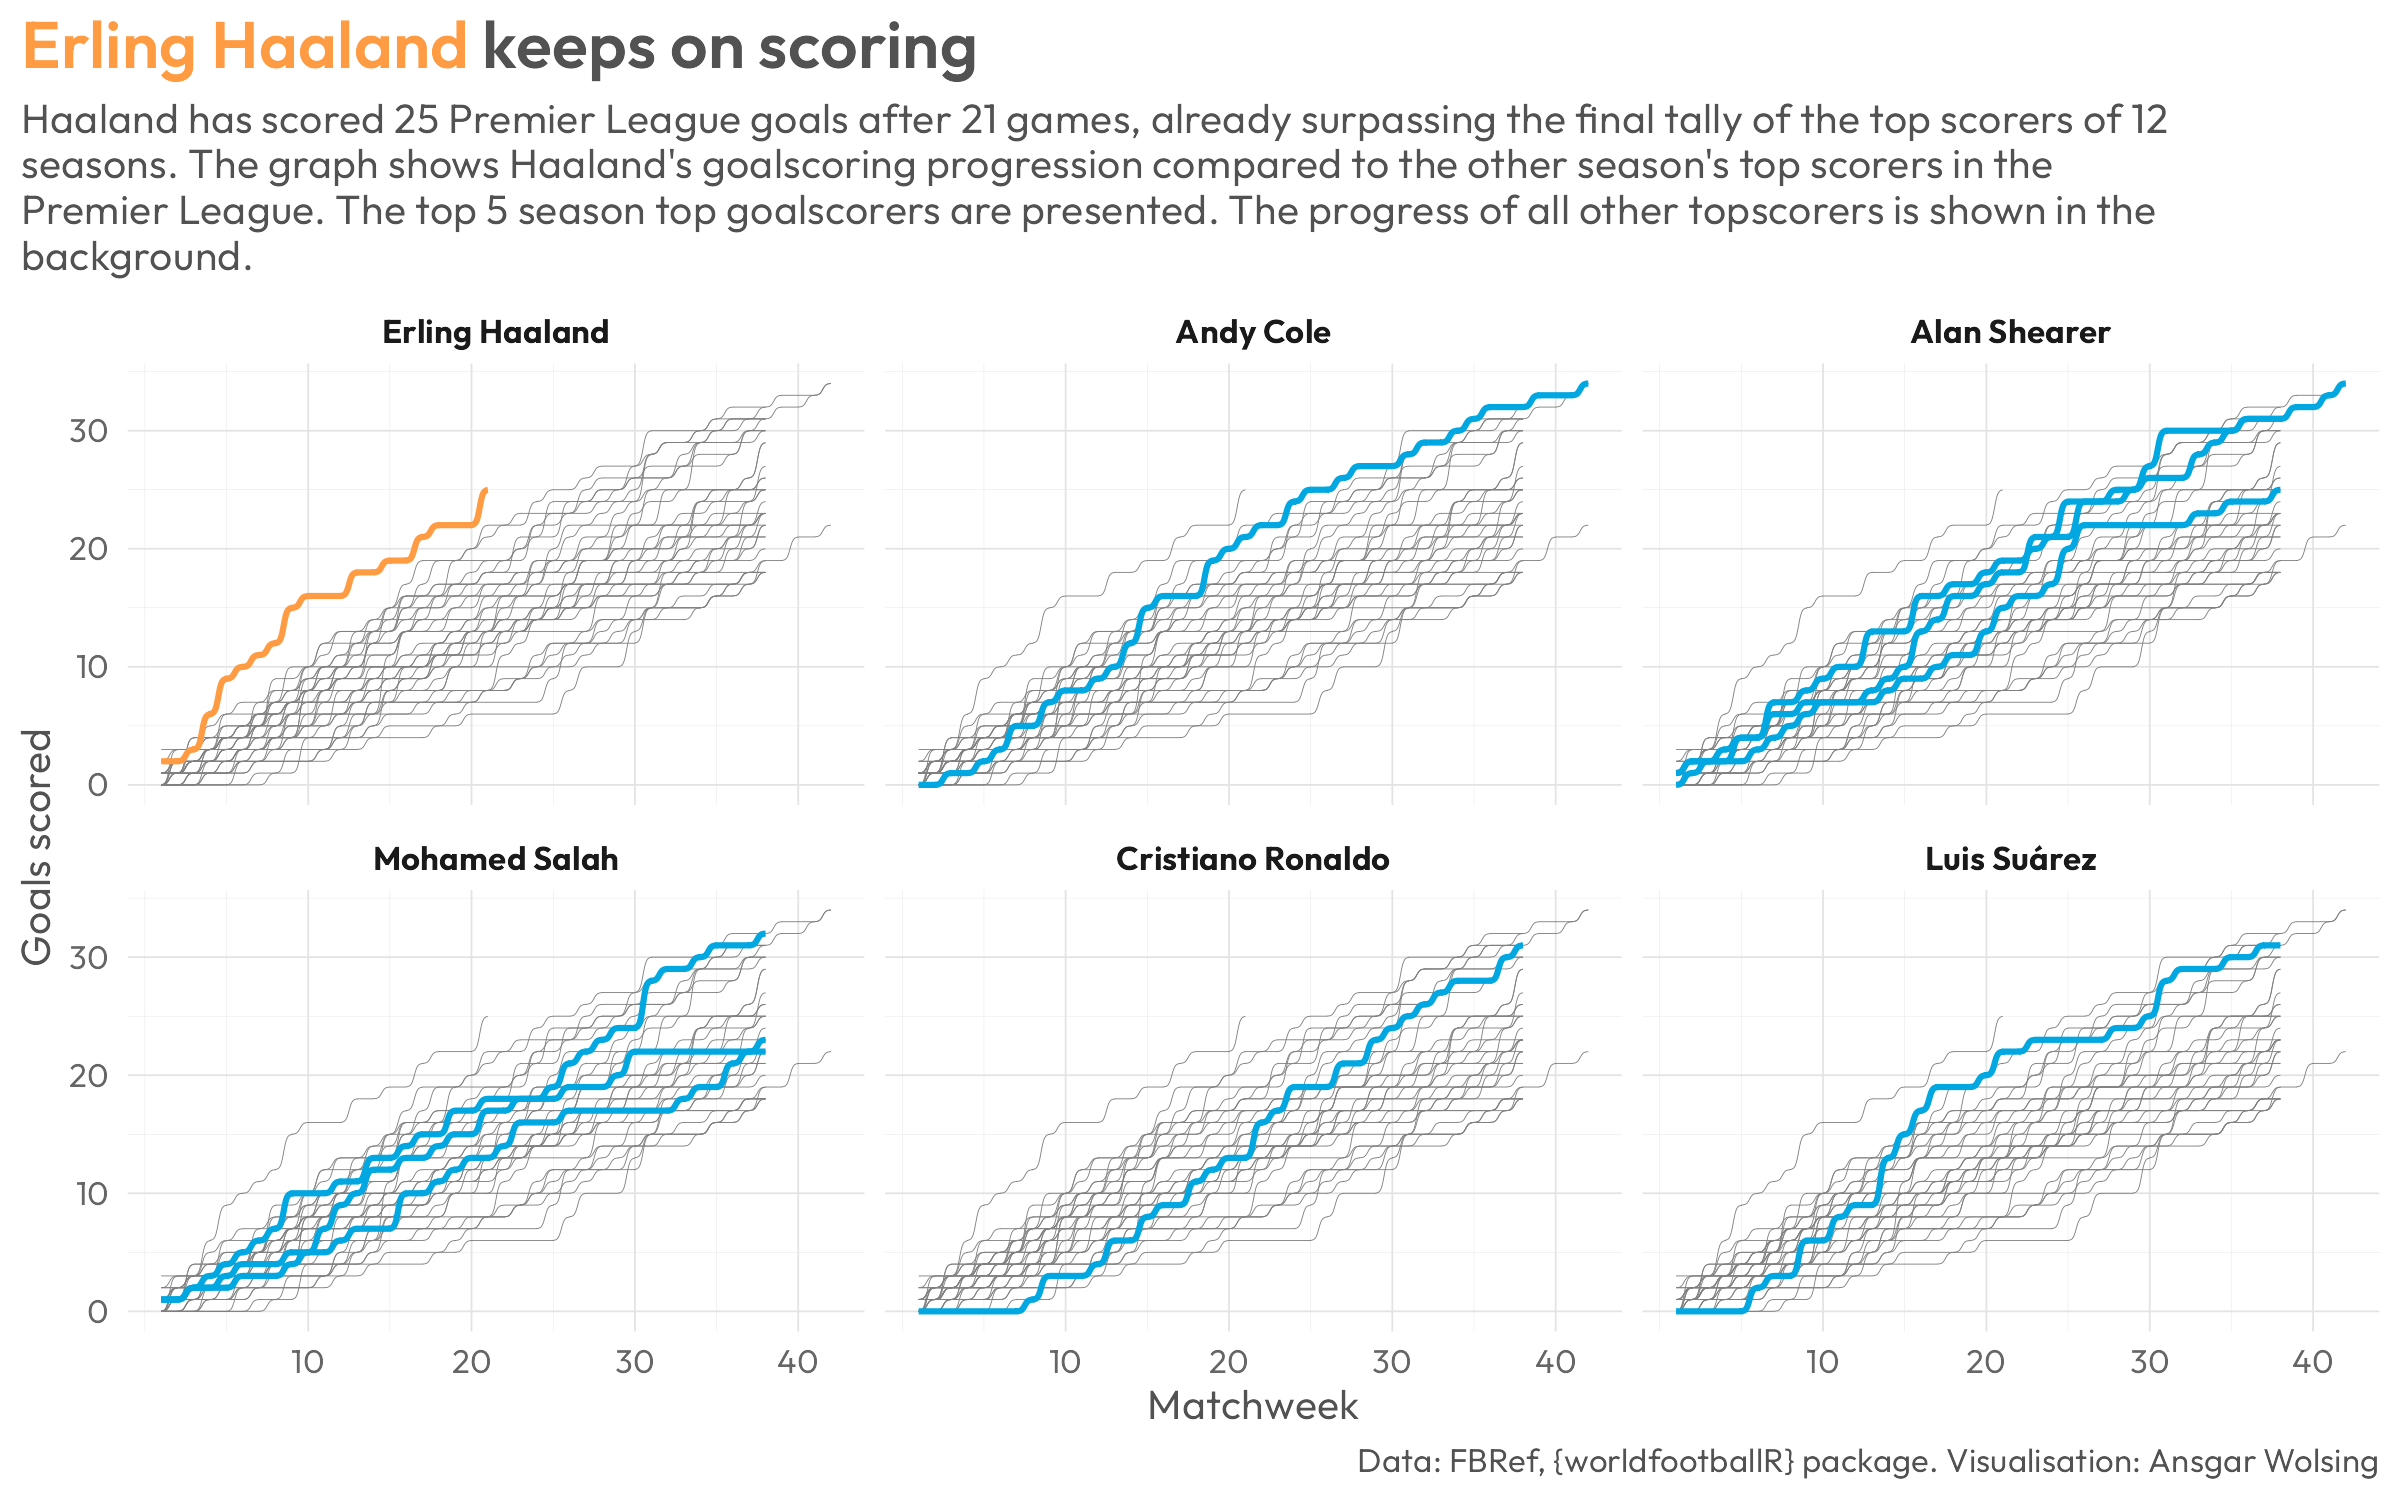

Write the R code that produced this figure.
library(tidyverse)
library(worldfootballR)
library(ggtext)
library(here)
library(lubridate)
library(ggbump)

base_path <- "haaland"

season_end_years <- 1993:2023
player_league_stats <- map(
  season_end_years,
  ~fb_league_stats(
    country = "ENG",
    gender = "M",
    season_end_year = .x,
    tier = "1st",
    stat_type = "shooting",
    team_or_player = "player"
  )
)

# wrapper to extract top goalscorer(s) for a given season
select_top_goalscorer <- function(df) {
  df %>% 
    slice_max(order_by = Gls, n = 1, with_ties = TRUE) %>% 
    select(Player, Nation, Pos, Squad, Born, Gls, PK, PKatt)
}

top_goalscorers <- map(player_league_stats, select_top_goalscorer) %>% 
  set_names(season_end_years) %>% 
  bind_rows(.id = "season_end_year")
write_rds(top_goalscorers, here(base_path, "top_goalscorers.rds"))

top_goalscorers <- read_rds(here(base_path, "top_goalscorers.rds"))

# get player URLs
league_urls <- map_chr(
  season_end_years,
  ~fb_league_urls(
    country = "ENG", 
    gender = "M", 
    season_end_year = .x,
    tier = "1st"
    )
  )

team_urls <- map(
  league_urls,
  fb_teams_urls
)
flatten(team_urls) %>% as.character()


top_goalscorers_names <- unique(top_goalscorers$Player) 
top_goalscorers_names

# 
top_goalscorers_urls <- 
  c(
    "https://fbref.com/en/players/4e56eef6/Teddy-Sheringham",
    "https://fbref.com/en/players/b6638a2c/Andy-Cole",
    "https://fbref.com/en/players/438b3a51/Alan-Shearer",
    "https://fbref.com/en/players/a0886d18/Dion-Dublin",
    "https://fbref.com/en/players/88b3f52c/Michael-Owen",
    "https://fbref.com/en/players/83c38e36/Chris-Sutton",
    "https://fbref.com/en/players/db8a04d1/Jimmy-Floyd-Hasselbaink",
    "https://fbref.com/en/players/2d0a99d3/Dwight-Yorke",
    "https://fbref.com/en/players/23d97ca1/Kevin-Phillips",
    "https://fbref.com/en/players/c0c5ee74/Thierry-Henry",
    "https://fbref.com/en/players/80a30989/Ruud-van-Nistelrooy",
    "https://fbref.com/en/players/945dea33/Didier-Drogba",
    "https://fbref.com/en/players/dea698d9/Cristiano-Ronaldo",
    "https://fbref.com/en/players/931ed5e9/Nicolas-Anelka",
    "https://fbref.com/en/players/f5781978/Dimitar-Berbatov",
    "https://fbref.com/en/players/c1a26d43/Carlos-Tevez",
    "https://fbref.com/en/players/3fcab3a8/Robin-van-Persie",
    "https://fbref.com/en/players/a6154613/Luis-Suarez",
    "https://fbref.com/en/players/4d034881/Sergio-Aguero",
    "https://fbref.com/en/players/21a66f6a/Harry-Kane",
    "https://fbref.com/en/players/e342ad68/Mohamed-Salah",
    "https://fbref.com/en/players/d5dd5f1f/Pierre-Emerick-Aubameyang",
    "https://fbref.com/en/players/c691bfe2/Sadio-Mane",
    "https://fbref.com/en/players/45963054/Jamie-Vardy",
    "https://fbref.com/en/players/92e7e919/Son-Heung-min",
    "https://fbref.com/en/players/1f44ac21/Erling-Haaland"
  )

top_goalscorers_seasons_urls <- top_goalscorers %>% 
  select(Player, season_end_year) %>% 
  inner_join(
    data.frame(
      Player = top_goalscorers_names,
      Player_url = top_goalscorers_urls
    ), 
    by = "Player"
  )

top_goalscorers_match_logs <- map2(
  top_goalscorers_seasons_urls$Player_url, 
  top_goalscorers_seasons_urls$season_end_year, 
  fb_player_match_logs,
  stat_type = "summary"
  )

write_rds(top_goalscorers_match_logs, here(base_path, "top_goalscorers_match_logs-20230217.rds"))

top_goalscorers_match_logs <- read_rds(here(base_path, "top_goalscorers_match_logs-20230217.rds"))

# Haaland
haaland_match_logs <- fb_player_match_logs(
  "https://fbref.com/en/players/1f44ac21/Erling-Haaland", 
  season_end_year = 2023,
  stat_type = "summary")

top_goalscorers_match_logs[[length(top_goalscorers_match_logs)]] <- haaland_match_logs

#' How many top goalscorers had less goals at the end of the season
#' than Haaland already has at this point of the season?
# goals_haaland <- top_goalscorers$Gls[top_goalscorers$season_end_year == 2023]
goals_haaland <- top_goalscorers_match_logs[[length(top_goalscorers_match_logs)]] %>% 
  filter(Comp == "Premier League") %>% 
  summarize(sum(Gls_Performance)) %>% 
  pull()

top_goalscorers %>% 
  filter(season_end_year < 2023) %>% 
  filter(Gls < goals_haaland) %>% 
  distinct(season_end_year)
top_goalscorers %>% 
  filter(season_end_year < 2023) %>% 
  filter(Gls >= goals_haaland) %>% 
  distinct(season_end_year)

top_goalscorers %>% 
  filter(season_end_year < 2023) %>% 
  filter(Gls > goals_haaland) %>% 
  distinct(Player, season_end_year)

  
relevant_players <- c("Erling Haaland", "Andy Cole", "Alan Shearer",
                      "Mohamed Salah", "Cristiano Ronaldo", "Luis Suárez")

# save the current matchweek for the current season
matchweeks_max_current_season <- top_goalscorers_match_logs[[length(top_goalscorers_match_logs)]] %>% 
  filter(Comp == "Premier League") %>% 
  mutate(matchweek = as.numeric(str_extract(Round, "\\d+"))) %>% 
  summarize(matchweek = max(matchweek)) %>% 
  pull(matchweek)

p <- 
  top_goalscorers_match_logs %>% 
  bind_rows() %>% 
  filter(Comp == "Premier League") %>% 
  mutate(matchweek = as.numeric(str_extract(Round, "\\d+"))) %>% 
  arrange(Player, Date, matchweek) %>% 
  count(Player, Season, matchweek, wt = Gls_Performance, name = "gls") %>% 
  group_by(Player, Season) %>% 
  complete(matchweek = 1:42, fill = list(gls = 0)) %>% 
  mutate(gls_cumul = cumsum(gls)) %>% 
  ungroup() %>% 
  # 42 matchweeks only to season 1994-1995, after that 38 
  filter(!(Season > "1994-1995" & matchweek > 38) & 
           !(Season == max(Season) & matchweek > matchweeks_max_current_season)) %>%
  # TEMP
  # add_row(Player = "Erling Haaland", Season = "2022-2023", matchweek = 30, gls = 2, gls_cumul = 30) %>% 
  ggplot(aes(matchweek, gls_cumul, group = paste(Player, Season, sep = "#"))) +
  geom_bump(
    smooth = 5, color = "grey50", linewidth = 0.1
  ) +
  geom_bump(
    data = ~subset(., Player %in% relevant_players) %>%
      mutate(Player2 = factor(Player, levels = relevant_players)),
    aes(col = Player2 == "Erling Haaland"),
    smooth = 5, linewidth = 0.7, show.legend = FALSE
  ) +
  scale_x_continuous(breaks = seq(10, 50, 10)) +
  scale_color_manual(values = c("TRUE" = "#FF9B42", "FALSE" = "#00A7E1")) +
  facet_wrap(vars(Player2)) +
  labs(
    title = "<span style='color:#FF9B42'>Erling Haaland</span> keeps on scoring",
    # ... already surpassing the final tally of the top scorers of 21 seasons
    subtitle = glue::glue(
    "Haaland has scored {goals_haaland} Premier League goals after
    {matchweeks_max_current_season} matchweeks. 
    The graph shows Haaland's goalscoring progression compared to the other 
    season's top scorers in the Premier League. 
    The top 5 season top goalscorers are presented. The progress of all other topscorers
    is shown in the background.
    "),
    caption = "Data: FBRef, {worldfootballR} package. Visualisation: Ansgar Wolsing",
    x = "Matchweek",
    y = "Goals scored"
  ) +
  theme_minimal(base_family = "Outfit", base_size = 10) +
  theme(
    plot.background = element_rect(color = "white", fill = "white"),
    legend.position = "bottom",
    strip.text = element_text(face = "bold"),
    panel.grid.major.x = element_line(color = "grey89", linewidth = 0.2),
    panel.grid.minor.x = element_line(color = "grey89", linewidth = 0.05),
    panel.grid.major.y = element_line(color = "grey89", linewidth = 0.2),
    panel.grid.minor.y = element_line(color = "grey89", linewidth = 0.05),
    text = element_text(lineheight = 1.1, color = "grey32"),
    axis.text = element_text(lineheight = 1.1, color = "grey40"),
    plot.title = element_markdown(family = "Outfit SemiBold", size = 16),
    plot.title.position = "plot",
    plot.subtitle = element_textbox(width = 0.92),
    plot.caption = element_markdown()
  )
ggsave(here(base_path, "haaland-pl-goalscorers-20230429.png"), width = 8, height = 5)


top_goalscorers_match_logs %>% 
  bind_rows() %>% 
  filter(Comp == "Premier League") %>% 
  count(Player, Season, Round, wt = Gls_Performance, name = "gls") %>% 
  group_by(Player, Season) %>% 
  mutate(gls_cumul = cumsum(gls)) %>% 
  ungroup() %>% 
  filter(Round == "Matchweek 27") %>% 
  select(Player, Season, gls_cumul) 
